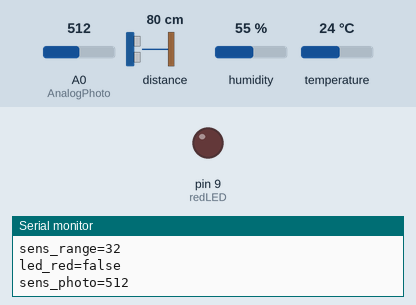
Simulated run of this sketch. Board: Arduino Uno, built with avr-gcc and run on an emulated ATmega328P. Shown: output pins drawn as LEDs (lit = HIGH), the last lines printed to the serial monitor. Inputs (shaded band) come from the test bench; at power-on: A0 (AnalogPhoto) = 512, distance to the obstacle 80 cm, humidity 55 %, temperature 24 °C.

Above: at 1.8 s.
1.9 s: A0 (AnalogPhoto) set to 337
3.4 s: A0 (AnalogPhoto) set to 301
At 5.2 s:
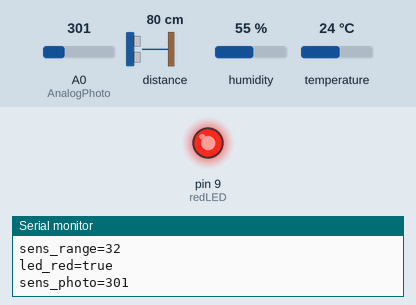
5.7 s: A0 (AnalogPhoto) set to 330
At 7.5 s:
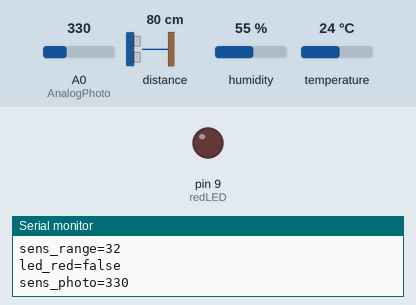
7.8 s: A0 (AnalogPhoto) set to 310
At 9.2 s:
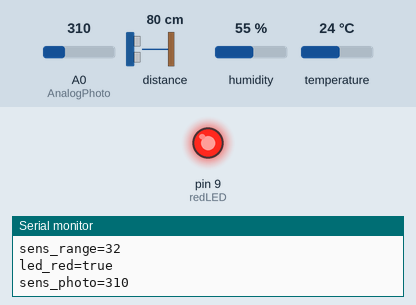
Timing chart, 0 to 10.8 s (numbered marks = the images above; inputs shaded):
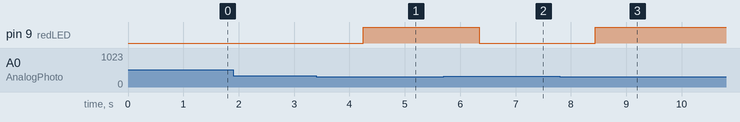

Measured:
- the behaviour switches between 320 and 319 on A0 (AnalogPhoto) (found by bisection; images 0 and 1)
- after the input at 3.4 s, pin 9 (redLED): LOW → HIGH after 0.85 s
- after the input at 5.7 s, pin 9 (redLED): HIGH → LOW after 0.64 s
- after the input at 7.8 s, pin 9 (redLED): LOW → HIGH after 0.63 s

The sketch:

arduino_uno_code.ino
```cpp
/*
Code by K12206357

Everything that is commented out is for testing
*/

// please install these libraries first
#include <Wire.h>
#include "Adafruit_VL6180X.h"
#include "DHT.h"

Adafruit_VL6180X vl = Adafruit_VL6180X();

#define DHTPIN 2        // connect DATA pin of DHT11 to digital pin 2
#define DHTTYPE DHT11   // DHT11 sensor

DHT dht(DHTPIN, DHTTYPE);

const int AnalogPhoto = A0;

const int redLED = 9;

int photoIn = 0;
int tempIn = 0;

void setup() {

  Serial.begin(9600);
  dht.begin();

  // wait for serial port to open on native usb devices
  while (!Serial) {
    delay(1);
  }

  //Serial.println("Adafruit VL6180x test!");
  if (! vl.begin()) {
    //Serial.println("Failed to find sensor");
    while (1);
  }
  //Serial.println("Sensor found!");
}

void loop() {
  // Temp & Humid
  float humidity = dht.readHumidity();
  float temperature = dht.readTemperature();

  // Check if any reads failed
  if (isnan(humidity) || isnan(temperature)) {
    //Serial.println("Failed to read from DHT sensor!");
    return;
  }

  Serial.print("sens_humid=");
  Serial.println(humidity);
  //Serial.print(" %\t"); // not included for communication
  Serial.print("sens_temp=");
  Serial.println(temperature);
  //Serial.println(" °C"); // not included for communication

  // Distance
  float lux = vl.readLux(VL6180X_ALS_GAIN_5);

  Serial.print("sens_lux=");
  Serial.println(lux);

  uint8_t range = vl.readRange();
  uint8_t status = vl.readRangeStatus();

  if (status == VL6180X_ERROR_NONE) {
    Serial.print("sens_range=");
    Serial.println(range);
  } else {
    Serial.println("sens_range=-1"); // if the range is greater than the max -> return -1
    //Serial.println(status);
  }


  // photo-sensor activates redLED
  photoIn = analogRead(AnalogPhoto);
  if(photoIn < 320) {
    analogWrite(redLED, 255);
    Serial.println("led_red=true");
  } else {
    analogWrite(redLED, 0);
    Serial.println("led_red=false");
  }
  Serial.print("sens_photo=");
  Serial.println(photoIn);

  //delay
  delay(1000);
}
```
